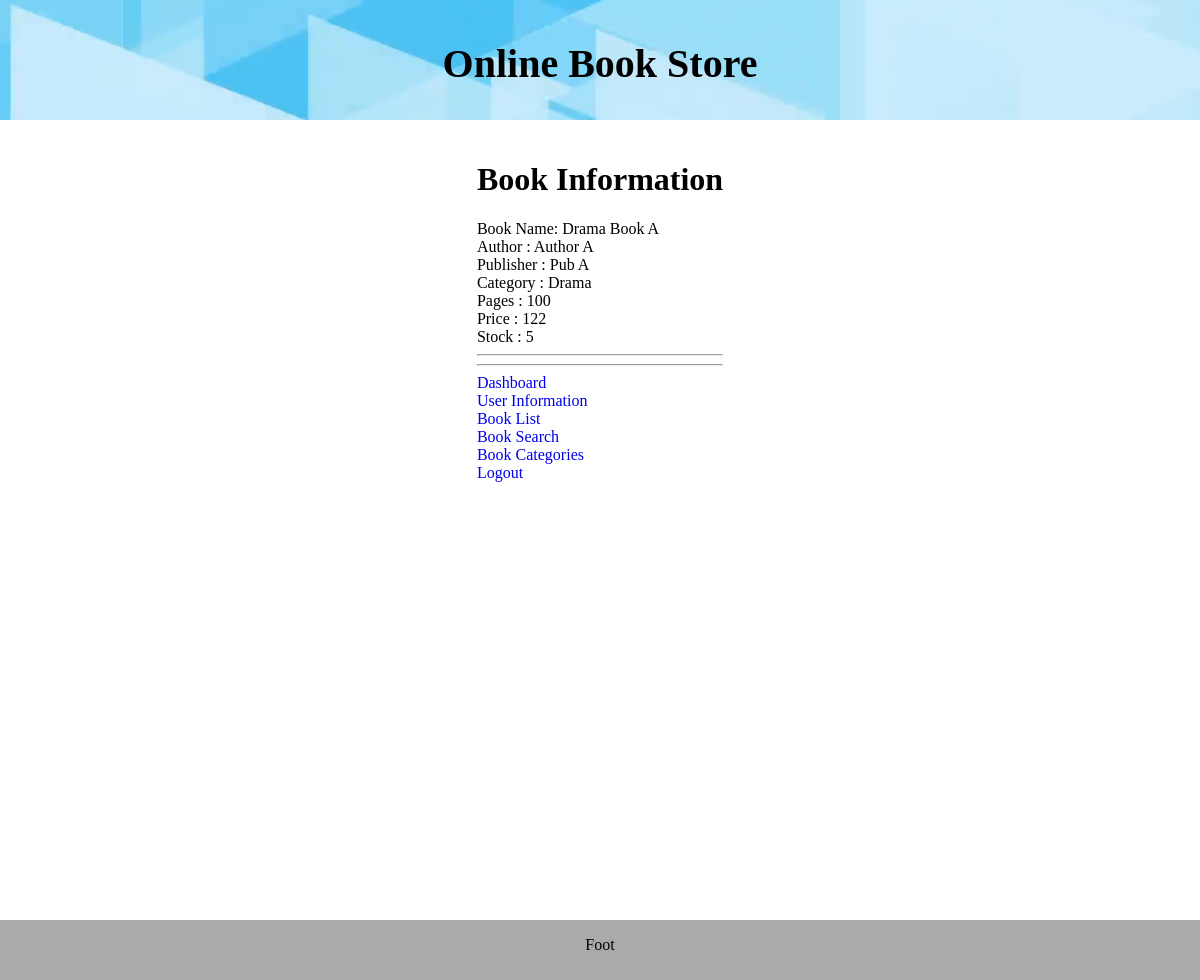
Screenshot of /php/book_indivisual.php?bname=Drama Book A (signed in) with the database file from the repository.
### tables this page shows
CREATE TABLE `bookInfo` (
  `book_id` int(12) NOT NULL,
  `book_name` varchar(150) NOT NULL,
  `book_auth` varchar(60) NOT NULL,
  `book_pub` varchar(60) NOT NULL,
  `book_cat` varchar(60) NOT NULL,
  `book_page` int(4) NOT NULL,
  `book_price` float NOT NULL,
  `stock_no` int(6) NOT NULL
);

### php/book_indivisual.php (the view, shortened to what this page needs)
<!DOCTYPE html>
<html>
<head>
	<link rel="stylesheet" href="css/site_style_m.css">
</head>
<body>
	<div id="dv_head">
		<p id='site_title'>Online Book Store</p>
	</div>
	<div id="dv_body">
		<div id="bd_area">
			<?php
			include ('db/dbconn.php');
			echo "<h1>Book Information</h1>";
			$bname = $_GET['bname'];
			$quary_bookInfo = "SELECT * FROM `bookInfo` WHERE book_name= '$bname'";
			$result = mysqli_query($dbconn, $quary_bookInfo) or die(mysql_error());
			if ($result->num_rows > 0) {
				while($row = $result->fetch_assoc()) {
					echo
					"Book Name: "		. $row["book_name"]."<br>".
					"Author : "			. $row["book_auth"]."<br>".
					"Publisher : "		. $row["book_pub"]."<br>".
					"Category : "		. $row["book_cat"]."<br>".
					"Pages : "			. $row["book_page"]."<br>".
					"Price : " 			. $row["book_price"]."<br>".
					"Stock : " 			. $row["stock_no"]."<br>".
					"<hr/>"
					;
				}
			}
			include('bttm.php');
			?>
		</div>
	</div>
	<div id="dv_foot">
		<p>Foot</p>
	</div>
</body>
</html>

### php/css/site_style_m.css (style rules this page uses)
body { background-color: #001f3f; margin-top:0px; margin-right:0px; margin-bottom:0px; margin-left:0px; }
#dv_head { overflow: hidden; width : 100%; height : 120px; background-image : url("..//img/sites/head_bg_img.jpg"); text-align: center; }
#site_title { font-family: "Times New Roman", Times, serif; font-size: 40px; font-weight: bold; }
#dv_body { overflow: hidden; width : 100%; height : 90%; min-height: 800px; background-color: #ffffff; }
#bd_area { padding-top: 20px; padding-left:40px; padding-right: 40px; display: table; margin-right: auto; margin-left: auto; }
#dv_foot { overflow: hidden; background-color: #AAAAAA; width : 100%; height : 60px; text-align: center; }

### rows the page displays
bookinfo: book_name "Drama Book A", book_auth "Author A", book_pub "Pub A", book_cat "Drama", book_page "100", book_price "122", stock_no "5"
